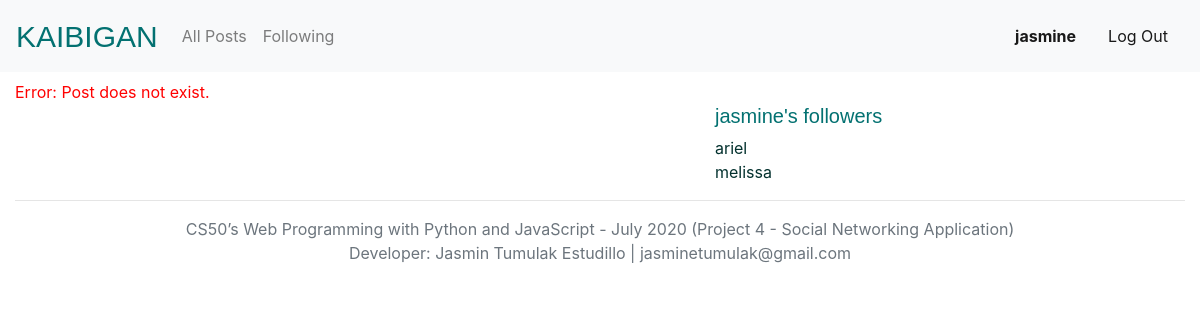
Page /edit/140 (signed in) on the committed database.
### network/models.py (models this page shows, shortened)
class User(AbstractUser):
    def __str__(self):
        return self.username

class Follow(models.Model):
    f_id = models.AutoField(primary_key=True)
    username = models.ForeignKey(settings.AUTH_USER_MODEL, on_delete=models.CASCADE, related_name="user_following")
    follow = models.ForeignKey(settings.AUTH_USER_MODEL, on_delete=models.CASCADE, related_name="following")
    status = models.BooleanField(default=False)

### network/views.py (the view, shortened to what this page needs)
# urls.py: path("edit/<int:post_id>", views.edit, name="edit"),
@login_required(login_url='/login')
def edit(request, post_id):
    user = User.objects.get(username=request.user)
    followers_list = Follow.objects.filter(follow=user, status=True)
    if request.method == "POST":
        post = Post.objects.get(pk=int(post_id))
        data = json.loads(request.body)
        print(data)
        post.message = data.get('post_message');
        post.save()
        return JsonResponse({
            "status": "Post Edited.",
            "message": post.message
            })
    elif request.method == "GET":
        print('test')
        try:
            post = Post.objects.get(pk=int(post_id))
        except Post.DoesNotExist:
            return render(request, "network/error.html", {
                "message": "Error: Post does not exist.",
                "followers_list": followers_list,
                'followed_user':user
            })

### network/templates/network/error.html
{% extends "network/layout.html" %}

### network/templates/network/layout.html (shortened to what this page needs)
{% load static %}
<!DOCTYPE html>
<html lang="en">
    <head>
        <link rel="stylesheet" href="https://stackpath.bootstrapcdn.com/bootstrap/4.5.2/css/bootstrap.min.css">
        <link href="{% static 'network/styles.css' %}" rel="stylesheet">
    </head>
    <div class="body">
      <div class="container-fluid">
      {% if user.is_authenticated %}
      <div class="row menu-bar">
        <div class="col-md-12">
            <nav class="navbar navbar-expand-lg navbar-light bg-light fixed-top ">
              <a class="navbar-brand" href="{% url 'index' %}"><span class="site-title-sm">KAIBIGAN</span></a>
              <div class="collapse navbar-collapse" id="navbarText">
                <ul class="navbar-nav mr-auto">
                  <li class="nav-item">
                    <a class="nav-link" href="{% url 'index' %}">All Posts</a>
                  </li>
                  <li class="nav-item">
                    <a class="nav-link" href={% url 'following' %}>Following</a>
                  </li>
                </ul>
                <span class="navbar-text">
                  <a class="nav-link" href="{%  url 'profile' request.user %}"><strong>{{ user.username }}</strong></a>
                </span>
                <span class="navbar-text">
                  <a class="nav-link" href="{% url 'logout' %}">Log Out</a>
                </span>
              </div>
            </nav>
          </div>
        </div>
      {% endif %}
            <div class="row">
              <div class="col-md-4 error">
                {% if message %}
                    <div>{{ message }}</div>
                {% endif %}
              </div>
            </div>
            <div class="row">
                <div class="col-md-5 offset-2">
                  </div>
                <div class="col-md-3">
                  {% if user.is_authenticated %}
                    <h5 class="kaibigan">{{ followed_user.username }}'s followers</h5>
                    {% for follower in followers_list %}
                    <a href="{% url 'profile' follower.username %}">{{ follower.username}}</a><br>
                    {% empty %}
                      No followers
                    {% endfor %}
                  {% endif %}
                </div>
            </div>
            <div class="row page-footer">
              <div class="col-md-12">
                <hr><span class="text-muted">CS50’s Web Programming with Python and JavaScript - July 2020 (Project 4 - Social Networking Application)<br>
              Developer: Jasmin Tumulak Estudillo | jasminetumulak@gmail.com<span>
              </div>
            </div>
        </div>
      </div>
    <link rel="stylesheet" href="https://stackpath.bootstrapcdn.com/bootstrap/4.4.1/css/bootstrap.min.css">
    </body>
</html>

### network/static/network/styles.css (style rules this page uses)
.site-title-sm { text-align: right; font-family: 'Oswald', sans-serif; color: #037171; font-size: 30px; }
.kaibigan { font-family: 'Oswald', sans-serif; color: #037171; }
.page-footer { text-align: center; margin-top:auto; }
a:link { color:#03312E; }
.error { color: red; }

### rows in the picture
User: username "jasmine"
Follow: username "ariel"
Follow: username "melissa"

### other values in the picture
{{ message }} "Error: Post does not exist."
